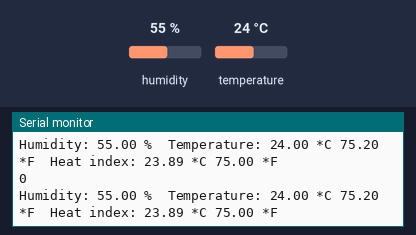
This sketch was run on a simulated Arduino Uno, built with avr-gcc and run on an emulated ATmega328P. Parts: the last lines printed to the serial monitor. The test bench sets the inputs (shaded band); at power-on: humidity 55 %, temperature 24 °C. WiFi joins after 1.5 s; servers stay silent unless stated.

Above: at 4.8 s.
4.9 s: humidity set to 22 %
At 6.8 s:
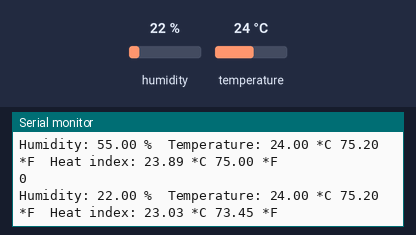
7.6 s: temperature set to 12 °C
At 9.2 s:
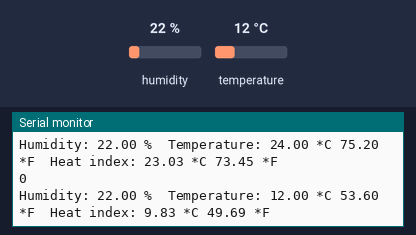
10.3 s: humidity set to 40 %
At 12.7 s:
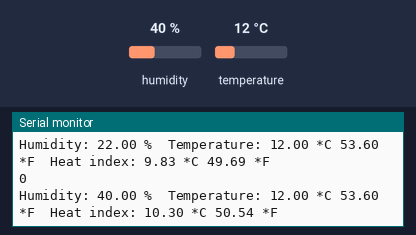
Timing chart, 0 to 14.2 s (numbered marks = the images above; inputs shaded):
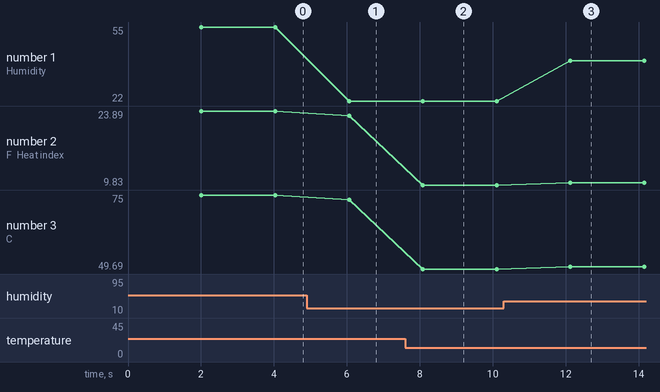

Measured:
- after the input at 4.9 s, the serial monitor: prints a new line after 1.2 s (image 1)
- after the input at 7.6 s, the serial monitor: prints a new line after 0.48 s (image 2)
- after the input at 10.3 s, the serial monitor: prints a new line after 1.8 s (image 3)
- plotted number 1: 55 → 22 after the input at 4.9 s, 22 → 40 after the input at 10.3 s
- plotted number 2: 23.89 → 23.03 after the input at 4.9 s, 23.03 → 9.83 after the input at 7.6 s, 9.83 → 10.3 after the input at 10.3 s
- plotted number 3: 75 → 73.45 after the input at 4.9 s, 73.45 → 49.69 after the input at 7.6 s, 49.69 → 50.54 after the input at 10.3 s

The sketch:

ARDServer_socket.ino
```cpp
/********************************************************************
 * Programmed by Elliott Watson
 * March 5, 2018
 *
 * Team: Amar Haqqi, Michelle Jagelid, Cameron Scott, Elliott Watson
 *
 * This program is the basis for an Ardunio Uno-based temperature/humidity
 * station. It is part of a larger networked smart mirror project for
 * CS576: Networks at SDSU.
 *
 * It uses libraries for the AM2321 heat sensor and the W5500 Ethernet
 * Shield; example code was consulted to help construction of this program
 * Also requirs the Adafruit Unifies Sensor library to be installed in
 * the Arduino.cc IDE (adafruit_sensor.h)
 *
 */


// DHT (AM2321 with DHT22) Sensor Wiring Instructions:
// Connect pin 1 (on the left) of the sensor to +5V
// NOTE: If using a board with 3.3V logic like an Arduino Due connect pin 1
// to 3.3V instead of 5V!
// Connect pin 2 of the sensor to whatever your DHTPIN is
// Connect pin 4 (on the right) of the sensor to GROUND
// Connect a 10K resistor from pin 2 (data) to pin 1 (power) of the sensor


#include "DHT.h" //AM2321 Heat Sensor library
#include "Ethernet2.h" // W5500 Ethernet Shield library

#define DHTPIN 2     // what digital pin we're connected to
#define DHTTYPE DHT22   // DHT 22  (AM2302), AM2321


byte mac[] = {0xDE, 0xAD, 0xDE, 0xAF, 0xCA, 0xFA}; //just hard coded a mac address (not globally unique)
IPAddress ip(169,254,100,247); //working on LAN currently
EthernetServer server(50007); //unused port matched with client
DHT dht(DHTPIN, DHTTYPE); // Initialize DHT sensor.


void setup() {
  Serial.begin(9600);
  Ethernet.begin(mac, ip);
  server.begin();

  Serial.print("server is at: ");
  Serial.println(Ethernet.localIP());
  Serial.println("DHT22 initialized!");

  dht.begin();
}

void loop() {
  EthernetClient client = server.available();

  // Wait a few seconds between measurements.
  delay(2000);

  // Reading temperature or humidity takes about 250 milliseconds!
  // Sensor readings may also be up to 2 seconds 'old' (its a very slow sensor)
  float h = dht.readHumidity();
  // Read temperature as Celsius (the default)
  float t = dht.readTemperature();
  // Read temperature as Fahrenheit (isFahrenheit = true)
  float f = dht.readTemperature(true);

  // Check if any reads failed and exit early (to try again).
  if (isnan(h) || isnan(t) || isnan(f)) {
    Serial.println("Failed to read from DHT sensor!");
    return;
  }

  // Compute heat index in Fahrenheit (the default)
  float hif = dht.computeHeatIndex(f, h);
  // Compute heat index in Celsius (isFahreheit = false)
  float hic = dht.computeHeatIndex(t, h, false);

  Serial.println(client.status());

  if (client){
    Serial.println("new client");
    //Serial.println("client is at: ");
    //Serial.print();

    while(client.connected()){
      Serial.println("client connected");
      if (client.available()){
        delay(2000);
        h = dht.readHumidity();
        // Read temperature as Celsius (the default)
        t = dht.readTemperature();
        // Read temperature as Fahrenheit (isFahrenheit = true)
        f = dht.readTemperature(true);
        hif = dht.computeHeatIndex(f, h);

        Serial.println("client available");
        char c = '\0';
        c = client.read();
        Serial.write(c);

        if (c == 'v'){
          client.println(f);
          client.println(t);
          client.println(h);
          client.println(hif);
        }

        //client.println(hic);


      }
      //client.println("Recieved message: success");
      //client.println("Temperature in Farenheit: " + f);
      //client.println(f);
      //client.println(h);
    }

    Serial.println("client disconnected");
  }
  client.stop();

  //Serial lines like these just print to the Arduino.cc IDE's serial
  //monitor for testing purposes; we may want to comment this chunk out
  //eventually


  Serial.print("Humidity: ");
  Serial.print(h);
  Serial.print(" %\t");
  Serial.print("Temperature: ");
  Serial.print(t);
  Serial.print(" *C ");
  Serial.print(f);
  Serial.print(" *F\t");
  Serial.print("Heat index: ");
  Serial.print(hic);
  Serial.print(" *C ");
  Serial.print(hif);
  Serial.println(" *F");


}
```
